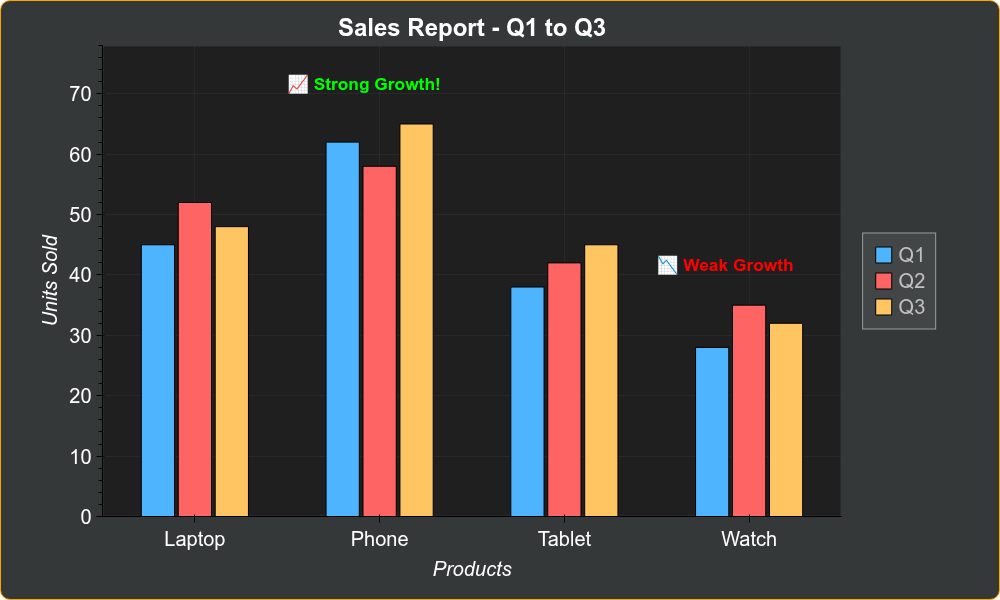

Here is the Python script that generated this plot:
import bokeh_rocks as br
import pandas as pd
from bokeh.io import show

df_test = pd.DataFrame(
    {
        "Product": ["Laptop", "Phone", "Tablet", "Watch"],
        "Q1": [45, 62, 38, 28],
        "Q2": [52, 58, 42, 35],
        "Q3": [48, 65, 45, 32],
    }
)
p2 = br.bar(
    df_test,
    kind="vgroup",
    title="Sales Report - Q1 to Q3",
    xlabel="Products",
    ylabel="Units Sold",
    custom_text0=[
        [1, 70, "📈 Strong Growth!", "lime", "13pt"],
        [3, 40, "📉 Weak Growth", "red", "13pt"],
    ],
    theme="dark",
    legend_outside=True,
    width=1000,
    height=600,
    output_path="output/bar_19",
)
show(p2)
br.save_plot(p2, "output/bar_08")
